Frame 1 (no input): blank canvas, image omitted
Frame 60 (the mouse pressed at the canvas centre just before this capture): blank canvas, image omitted
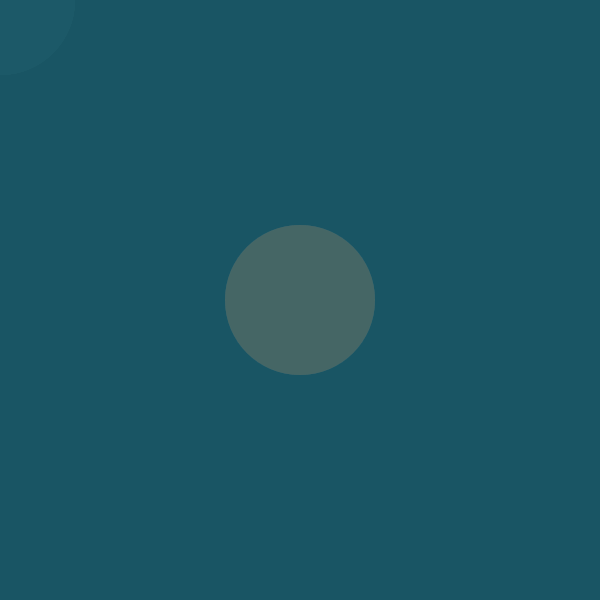
Frame 120 (the mouse held since frame 60 and released just before this capture)

The Processing sketch whose frames 1 and 60 were blank and that drew this single picture after the mouse press (run headless with seeded random() and noise(); from frame 60 on, the mouse is pressed at the canvas centre):

// Processing sketch: processing_48924
// ── processing_48924.pde

void setup()
{
  size(600, 600);
  background(25, 85, 100);
  smooth();
  frameRate(30);
  strokeWeight(5);
}
void draw()
{
  fill(random(255), random(255), random(255), 55);
  //line(width/2,height/2,random(width),random(height));
  noStroke();
  ellipse(pmouseX, pmouseY, mouseX/2, mouseY/2); 
  fill(25, 85, 100, 50);
  rect(0, 0, width, height);
}

 void keyPressed()
 {
  fill(random(255),random(255),random(255), 35);
  rect(0, 0, width, height);
}
